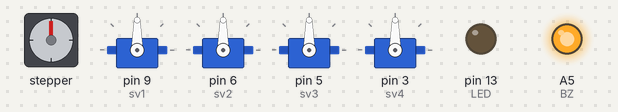
Bench run of a sketch on a simulated Arduino Uno, built with avr-gcc and run on an emulated ATmega328P. Parts: stepper motor, 4 × servo, output pins drawn as LEDs (lit = HIGH). Wiring (inferred from the names in the program): stepper motor driver (200 steps per turn assumed): step pin 4; direction pin 7; enable pin 8. Pins used as bus, display or sensor lines are not drawn; what the sketch prints to the serial monitor is not drawn.

Above: at 0.1 s.
At 0.6 s:
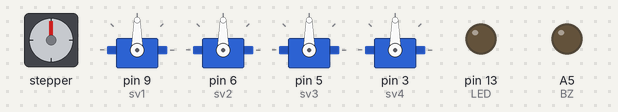
At 1.3 s:
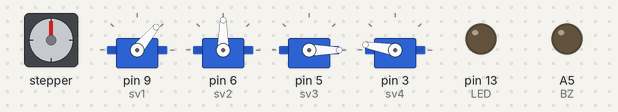
Timing chart, 0 to 2.8 s (numbered marks = the images above):
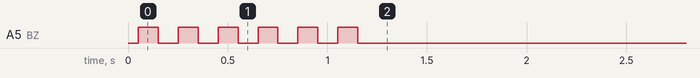

The sketch:

Stepper.ino
```cpp
# include <Servo.h> // Servo lib
Servo sv1,sv2,sv3,sv4;  // robot's arm have 4 rc servo
# include <SoftwareSerial.h> // create a new serial port
#include <avr/io.h>
#include <avr/interrupt.h>
#include <EEPROM.h>
byte reload = 50;  //100us for interupt timer
int count = 0; //make a pulse for step motor if count == 8
unsigned long T_delay; // T_delay for delay function
int STmoi = 0; // the value of angle calculated by set pulse - current
int STcu = 0; // the old value angle of step motor for comparing with new current value angle
int Xung_Xoay = 0; // the set pulse value
const int stepPin = 4; // make pulse for step motor
const int dirPin = 7; // direction for step motor pin
const int enPin = 8; //brake step motor pin
const int BZ = A5; // buzzer pin
const int LED = 13; // led built-in
void setup() {
  // init serial communication
  Serial.begin(9600); // Arduino internal serial
  Serial.println("step1: init serial -> DONE");
  // init RC servos
  sv1.attach(9);  // attaches the servo on pin 9 to the servo object
  sv2.attach(6);
  sv3.attach(5);
  sv4.attach(3);
  Serial.println("step2: init RC servo -> DONE");
  // init pin mode
  pinMode(stepPin,OUTPUT);
  pinMode(dirPin,OUTPUT);
  pinMode(enPin,OUTPUT);
  pinMode(BZ,OUTPUT);
  pinMode(LED,OUTPUT);
  Serial.println("step3: init pins -> DONE");
  // init timer
  Serial.println("step4: init timer -> DOING...");
//  cli(); // disable all interrupt before you done setting up
//  TCCR0B = 0;
//  OCR2A = reload;
//  TCCR2A = 1<<WGM21;
//  TCCR2B = ((1<<CS21) | (1<<CS20));//1<<CS22)
//  TIMSK2 = (1<<OCIE2A);
//  sei();
  // init stepper motor
  digitalWrite(enPin,0); //0 la BRAKE, 1 la REALSE
  digitalWrite(dirPin,0);
  digitalWrite(stepPin,0);
  // sound out
  beep(5,100);
  stand_by();
  rotate();
}

void loop() {
  // put your main code here, to run repeatedly:

}

void rotate(){
  digitalWrite(enPin,1); //0 la BRAKE, 1 la REALSE
  digitalWrite(dirPin,0);
  digitalWrite(stepPin,0);

  for(int i = 0; i <= 300; i++){
    digitalWrite(stepPin,1);
    delayMicroseconds(500);
    digitalWrite(stepPin,1);
    delayMicroseconds(500);
    }

  digitalWrite(dirPin,1);

  for(int i = 0; i <= 300; i++){
    digitalWrite(stepPin,1);
    delayMicroseconds(500);
    digitalWrite(stepPin,1);
    delayMicroseconds(500);
    }
  }

void stand_by(){
  sv1.write(50); // raise the arm before rotate step motor
  sv2.write(90);
  sv3.write(0);
  sv4.write(170);
  }

void beep(int times,int sleep){
  for(int i = 0;i<=times;i++){
    digitalWrite(BZ,1);
    delay(sleep);
    digitalWrite(BZ,0);
    delay(sleep);
    }
  }
```
